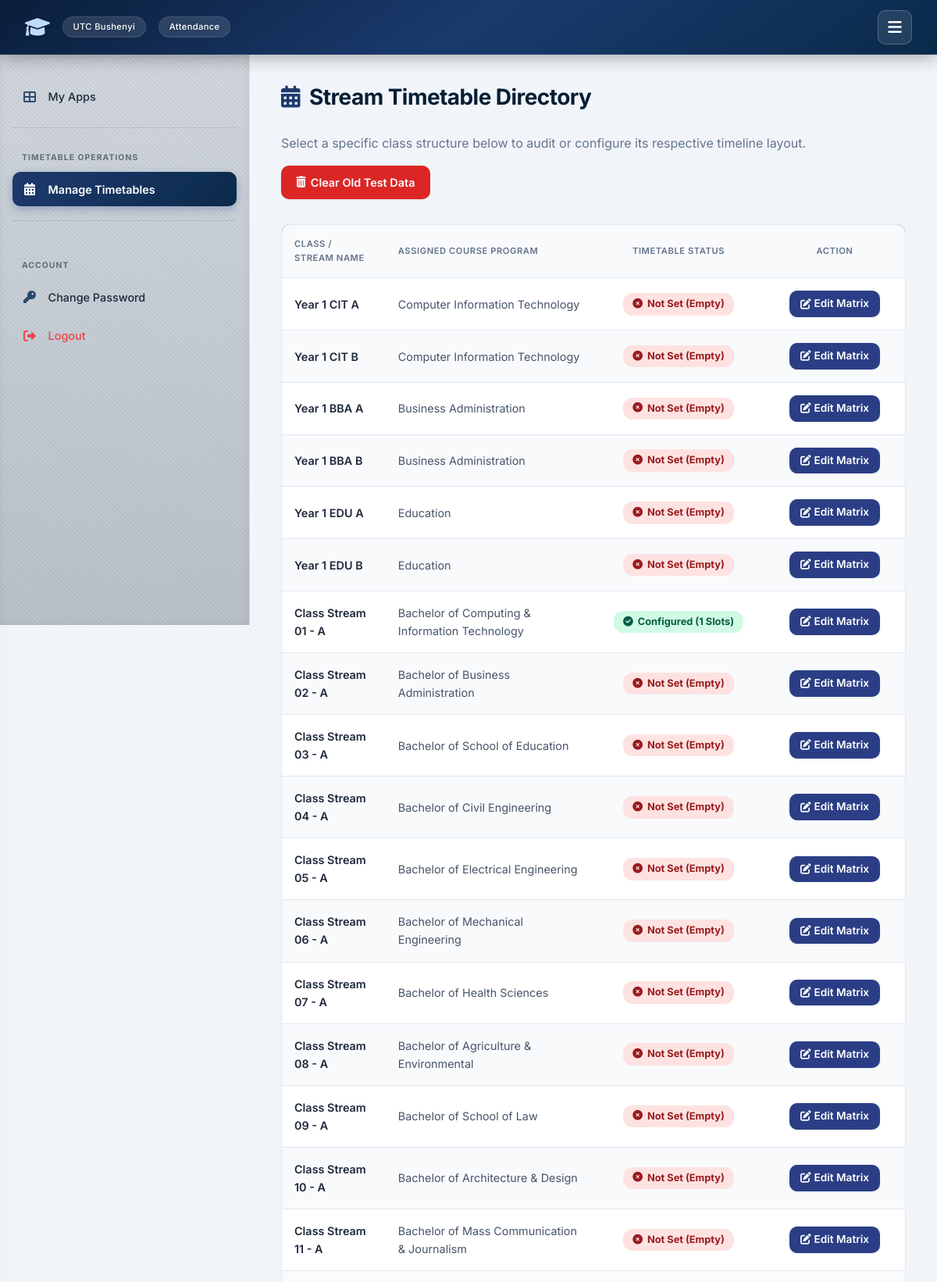
The app's page /timetable/manage/ (signed in, upper part) with its own data.
### attendance/models.py (models this page shows, shortened)
class Stream(models.Model):
    name = models.CharField(max_length=100)
    course = models.ForeignKey(Course, on_delete=models.CASCADE, related_name='streams')

class Course(models.Model):
    code = models.CharField(max_length=20, primary_key=True)
    name = models.CharField(max_length=255)
    department = models.ForeignKey(Department, on_delete=models.SET_NULL, null=True, blank=True, related_name='courses')

### attendance/views_admin.py (the view)
# urls.py: path('timetable/manage/', views_admin.manage_timetable, name='manage_timetable'),
@login_required
def manage_timetable(request):
    if request.user.role != User.IS_ADMIN:
        return HttpResponse("Unauthorized", status=403)
    batch = TimetableBatch.objects.filter(is_active=True, is_revoked=False).order_by('-uploaded_at').first()
    if request.GET.get('action') == 'clear_all' and batch:
        TimetableEntry.objects.filter(batch=batch).delete()
        messages.success(request, "All old timetable entries have been cleared. You now have a clean slate.")
        return redirect('attendance:manage_timetable')
    streams = Stream.objects.select_related('course').all()
    streams_list = []
    for stream in streams:
        entry_count = 0
        if batch:
            entry_count = TimetableEntry.objects.filter(batch=batch, stream=stream).count()
        streams_list.append({
            'id': stream.id,
            'name': stream.name,
            'course_name': stream.course.name if stream.course else "No Course Assigned",
            'has_timetable': entry_count > 0,  # True only if entries exist specifically for this class
            'entry_count': entry_count
        })
    return render(request, 'attendance/manage_timetable_list.html', {
        'streams_list': streams_list,
        'batch': batch
    })

### templates/attendance/manage_timetable_list.html (shortened to what this page needs)
{% extends 'attendance/base.html' %}
{% block content %}
{% block sidebar %}
{% include "attendance/sidebar.html" %}
{% endblock %}
<div style="margin-bottom: 2rem; display: flex; justify-content: space-between; align-items: center; flex-wrap: wrap; gap: 1rem;">
    <div>
        <h2><i class="fas fa-calendar-alt"></i> Stream Timetable Directory</h2>
        <p style="color: var(--text-muted); margin: 0;">Select a specific class structure below to audit or configure its respective timeline layout.</p>
    </div>
    {% if streams_list %}
    <div>
        <a href="{% url 'attendance:manage_timetable' %}?action=clear_all"
           onclick="return confirm('Are you sure you want to completely clear all existing timetable entries across ALL classes to start fresh? This cannot be undone.');"
           class="btn"
           style="background: #dc2626; border-radius: var(--radius-sm); text-decoration: none; font-size: 0.9rem; padding: 0.6rem 1.2rem; display: inline-flex; align-items: center; gap: 6px;">
            <i class="fas fa-trash-alt"></i> Clear Old Test Data
        </a>
    </div>
    {% endif %}
</div>
<div style="background: #ffffff; border: 1px solid var(--border); border-radius: var(--radius-sm); overflow: hidden;">
    <table style="width: 100%; border-collapse: collapse; font-size: 0.9rem; text-align: left;">
        <thead>
            <tr style="background: #2b3e85; color: white;">
                <th style="padding: 1rem;">Class / Stream Name</th>
                <th style="padding: 1rem;">Assigned Course Program</th>
                <th style="padding: 1rem; text-align: center; width: 220px;">Timetable Status</th>
                <th style="padding: 1rem; text-align: center; width: 180px;">Action</th>
            </tr>
        </thead>
        <tbody>
            {% for item in streams_list %}
            <tr style="border-bottom: 1px solid var(--border); background: {% cycle '#ffffff' '#f8fafc' %};">
                <td style="padding: 1rem; font-weight: 600; color: #1e293b;">{{ item.name }}</td>
                <td style="padding: 1rem; color: #475569;">{{ item.course_name }}</td>
                <td style="padding: 1rem; text-align: center;">
                    {% if item.has_timetable %}
                        <span style="background: #d1fae5; color: #065f46; padding: 4px 12px; border-radius: 12px; font-weight: bold; font-size: 0.8rem; display: inline-flex; align-items: center; gap: 6px;">
                            <i class="fas fa-check-circle"></i> Configured ({{ item.entry_count }} Slots)
                        </span>
                    {% else %}
                        <span style="background: #fee2e2; color: #991b1b; padding: 4px 12px; border-radius: 12px; font-weight: bold; font-size: 0.8rem; display: inline-flex; align-items: center; gap: 6px;">
                            <i class="fas fa-times-circle"></i> Not Set (Empty)
                        </span>
                    {% endif %}
                </td>
                <td style="padding: 1rem; text-align: center;">
                    <a href="{% url 'attendance:upload_timetable' item.id %}" class="btn" style="background: #2b3e85; padding: 6px 14px; font-size: 0.85rem; border-radius: var(--radius-sm); text-decoration: none; color: white; display: inline-flex; align-items: center; gap: 4px;">
                        <i class="fas fa-edit"></i> Edit Matrix
                    </a>
                </td>
            </tr>
            {% empty %}
            <tr>
                <td colspan="4" style="padding: 2rem; text-align: center; color: var(--text-muted);">No academic stream records located within the system scope variables.</td>
            </tr>
            {% endfor %}
        </tbody>
    </table>
</div>
{% endblock %}

### static/style.css (style rules this page uses)
:root { --primary: #0f3b3e; --primary-dark: #0c4e6d ; --primary-light: #e6f4f1; --secondary: #2c6e6b; --accent: #3b82f6; --success: #10b981; --success-light: #d1fae5; --danger: #ef4444; --danger-light: #fee2e2; --warning: #f59e0b; --warning-light: #fef3c7; --info: #3b82f6; --info-light: #dbeafe; --bg-main: #f1f5f9; --surface: #ffffff; --surface-hover: #f8fafc; --text-main: #0f172a; --text-muted: #64748b; --border: #e2e8f0; --shadow-sm: 0 1px 3px rgba(0,0,0,0.06); --shadow: 0 4px 12px rgba(0,0,0,0.08); --shadow-lg: 0 10px 30px rgba(0,0,0,0.12); --radius: 16px; --radius-sm: 10px; --transition: all 0.25s cubic-bezier(0.4, 0, 0.2, 1); --font: 'Inter', -apple-system, BlinkMacSystemFont, 'Segoe UI', Roboto, Helvetica, Arial, sans-serif; --nav-height: 70px; --sidebar-width: 320px; }
* { box-sizing: border-box; margin: 0; padding: 0; }
body { font-family: var(--font); background: var(--bg-main); color: var(--text-main); line-height: 1.6; min-height: 100vh; display: flex; flex-direction: column; }
a { text-decoration: none; color: inherit; }
h2 { font-size: 1.75rem; font-weight: 700; color: var(--primary-dark); margin-bottom: 1.5rem; letter-spacing: -0.02em; display: flex; align-items: center; gap: 0.75rem; }
h2 i { color: var(--secondary); }
table { width: 100%; border-collapse: collapse; font-size: 0.95rem; }
th, td { padding: 0.9rem 1.2rem; text-align: left; border-bottom: 1px solid var(--border); }
th { background: #f8fafc; font-weight: 600; color: var(--text-muted); text-transform: uppercase; font-size: 0.7rem; letter-spacing: 0.05em; }
tbody tr { transition: var(--transition); }
.btn { display: inline-flex; align-items: center; justify-content: center; gap: 0.5rem; background: linear-gradient(135deg, var(--secondary), var(--primary)); color: #fff; padding: 0.75rem 1.8rem; border: none; border-radius: 50px; font-weight: 600; font-size: 0.95rem; cursor: pointer; transition: var(--transition); box-shadow: var(--shadow-sm); text-decoration: none; }

### templates/attendance/base.html (style rules this page uses)
:root { --primary: #0a2a4a; --primary-dark: #061e35; --primary-light: #e6eff9; --secondary: #1e3a6e; --accent: #3b82f6; --success: #3b82f6; --success-light: #dbeafe; --danger: #ef4444; --danger-light: #fee2e2; --warning: #f59e0b; --warning-light: #fef3c7; --info: #3b82f6; --info-light: #dbeafe; --bg-main: #f1f5f9; --surface: #ffffff; --surface-hover: #f8fafc; --text-main: #1e293b; --text-muted: #64748b; --border: #e2e8f0; --shadow-sm: 0 1px 3px rgba(0,0,0,0.06); --shadow: 0 4px 12px rgba(0,0,0,0.08); --shadow-lg: 0 10px 30px rgba(0,0,0,0.12); --radius: 16px; --radius-sm: 10px; --transition: all 0.25s cubic-bezier(0.4, 0, 0.2, 1); --font: 'Inter', -apple-system, BlinkMacSystemFont, 'Segoe UI', Roboto, Helvetica, Arial, sans-serif; --nav-height: 70px; }
* { box-sizing: border-box; margin: 0; padding: 0; }
body { font-family: var(--font); background: var(--bg-main); color: var(--text-main); line-height: 1.6; min-height: 100vh; display: flex; flex-direction: column; }
a { text-decoration: none; color: inherit; }
h2 { font-size: 1.75rem; font-weight: 700; color: var(--primary-dark); margin-bottom: 1.5rem; letter-spacing: -0.02em; display: flex; align-items: center; gap: 0.75rem; }
h2 i { color: var(--secondary); }
table { width: 100%; border-collapse: collapse; font-size: 0.95rem; }
th, td { padding: 0.9rem 1.2rem; text-align: left; border-bottom: 1px solid var(--border); }
th { background: #f8fafc; font-weight: 600; color: var(--text-muted); text-transform: uppercase; font-size: 0.7rem; letter-spacing: 0.05em; }
.btn { display: inline-flex; align-items: center; justify-content: center; gap: 0.5rem; background: linear-gradient(135deg, var(--secondary), var(--primary)); color: #fff; padding: 0.75rem 1.8rem; border: none; border-radius: 50px; font-weight: 600; font-size: 0.95rem; cursor: pointer; transition: var(--transition); box-shadow: var(--shadow-sm); text-decoration: none; }

### templates/attendance/sidebar.html (style rules this page uses)
:root { --sidebar-width: 320px; }

### records on screen
Stream: name "Year 1 CIT A"
Course: course_name "Computer Information Technology" "Computer Information Technology"
Stream: name "Year 1 CIT B"
Stream: name "Year 1 BBA A"
Course: course_name "Business Administration" "Business Administration"
Stream: name "Year 1 BBA B"
Stream: name "Year 1 EDU A"
Course: course_name "Education" "Education"
Stream: name "Year 1 EDU B"
Stream: name "Class Stream 01 - A"
Course: course_name "Bachelor of Computing & Information Technology"
Stream: name "Class Stream 02 - A"
Course: course_name "Bachelor of Business Administration"
Stream: name "Class Stream 03 - A"
Course: course_name "Bachelor of School of Education"
Stream: name "Class Stream 04 - A"
Course: course_name "Bachelor of Civil Engineering"
Stream: name "Class Stream 05 - A"
Course: course_name "Bachelor of Electrical Engineering"
Stream: name "Class Stream 06 - A"
Course: course_name "Bachelor of Mechanical Engineering"
Stream: name "Class Stream 07 - A"
Course: course_name "Bachelor of Health Sciences"
Stream: name "Class Stream 08 - A"
Course: course_name "Bachelor of Agriculture & Environmental"
Stream: name "Class Stream 09 - A"
Course: course_name "Bachelor of School of Law"
Stream: name "Class Stream 10 - A"
Course: course_name "Bachelor of Architecture & Design"
Stream: name "Class Stream 11 - A"
Course: course_name "Bachelor of Mass Communication & Journalism"

### other values on screen
{{ item.entry_count }} "1"
